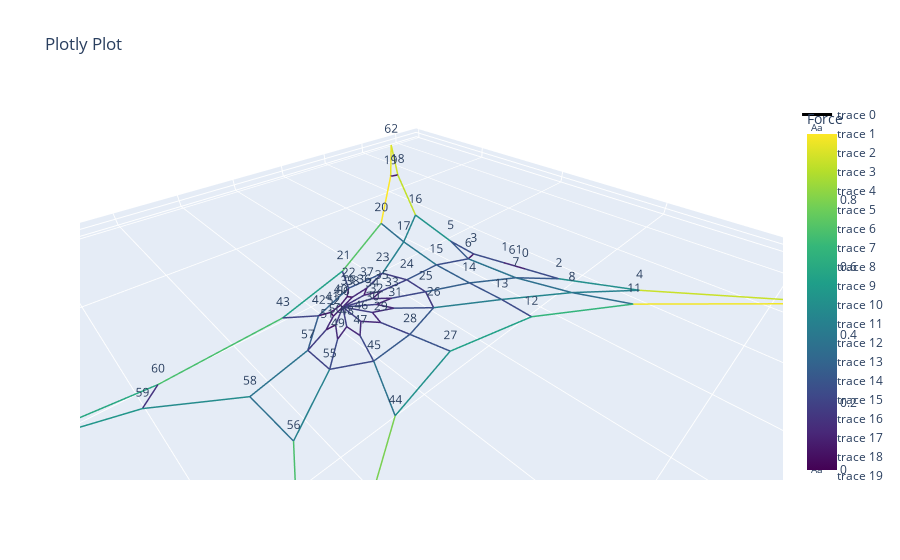

Write notebook code for a chart like this one.
### Markdown cell above
### Step 1: Define the network

### Code cell
# Note that the coordinates of the vertices will change after equilibrium is reached.
vertices = np.array([
    [10, 50, 0], [10, 45, 0], [12, 52, 0], [12, 43, 0], [15, 60, 0], [14, 41, 0], [15, 42, 0], 
    [20, 51, 0], [22, 60, 0], [16, 62, 0], [22, 65, 0], [23, 64, 0], [25, 63, 0], [25, 58, 0], 
    [24, 55, 0], [23, 43, 0], [17, 35, 0], [26, 37, 0], [18, 33, 0], [30, 25, 0], [33, 27, 0], 
    [35, 29, 0], [37, 35, 0], [33, 42, 0], [33, 46, 0], [33, 50, 0], [34, 52, 0], [40, 60, 0], 
    [41, 52, 0], [41, 48, 0], [40, 48, 0], [39, 47, 0], [38, 46, 0], [37, 45, 0], [37, 44, 0], 
    [36, 43, 0], [36, 42, 0], [37, 41, 0], [38, 40, 0], [39, 39, 0], [40, 38, 0], [41, 38, 0], 
    [42, 32, 0], [43, 29, 0], [50, 58, 0], [48, 50, 0], [46, 48, 0], [47, 47, 0], [48, 46, 0], 
    [49, 45, 0], [49, 44, 0], [48, 43, 0], [47, 41, 0], [51, 57, 0], [53, 55, 0], [51, 53, 0], 
    [52, 53, 0], [52, 46, 0], [54, 50, 0], [54, 49, 0], [51, 43, 0], [8, 47, 0], [22, 21, 0], 
    [60, 40, 0], [59, 60, 0], [18, 68, 0], [44, 42, 0]
])

# Define edges with paths
edges = [
    [1, 2], [3, 1], [1, 62], [62, 2], [2, 4], [4, 6], [6, 17], [17, 19], 
    [19, 63], [63, 20], [20, 21], [21, 22], [22, 44], [44, 61], [61, 64], 
    [64, 60], [60, 59], [59, 57], [57, 55], [55, 65], [65, 54], [54, 45], 
    [45, 28], [28, 13], [13, 12], [12, 11], [11, 66], [66, 10], [10, 5], 
    [5, 3], [12, 9], [9, 8], [8, 7], [7, 6], [5, 9], [9, 14], [14, 27], 
    [27, 32], [3, 8], [8, 15], [15, 26], [26, 34], [4, 7], [7, 16], 
    [16, 25], [25, 36], [17, 18], [18, 24], [24, 38], [13, 14], [14, 15], 
    [15, 16], [16, 18], [18, 21], [22, 23], [23, 40], [44, 43], [43, 42], 
    [61, 60], [28, 29], [29, 30], [45, 46], [46, 48], [54, 55], [19, 20], 
    [10, 11], [29, 46], [46, 56], [56, 58], [58, 43], [43, 23], [23, 24], 
    [24, 25], [25, 26], [26, 27], [27, 29], [35, 34], [34, 33], [33, 32], [32, 31], 
    [31, 30], [30, 47], [47, 48], [48, 49], [49, 50], [50, 51], [51, 52], 
    [52, 53], [53, 42], [42, 41], [41, 40], [40, 39], [39, 38], [38, 37], [37, 36], 
    [36, 35], [37, 67], [67, 39], [41, 67], [67, 53], [51, 67], [67, 49], 
    [47, 67], [67, 31], [33, 67], [67, 35], [52, 58], [58, 59], [50, 56], 
    [56, 57]
]
adjusted_edges = [(e[0] - 1, e[1] - 1) for e in edges]
paths       = [[0, 1, 2, 3], [4, 5, 6, 7], [8, 9, 10, 11]]   # 3D printable paths. Ensure an edge is not flipped.
directions  = np.ones(len(edges))          # Flip the curvature of an edge by setting the direction to -1.

q           = np.ones(len(edges)) * 0.1
fixed       = [62, 63, 64, 65, 66]
# model_name  = 'VS_ring{}_connectors{}_center{}_as{}'.format(q_ring, q_connectors, q_center, q[2]*scalar)
# Create the network
net = Network_custom.from_fd(vertices, adjusted_edges, q, fixed, paths = None, dir = directions)

# The topology of structure is fixed after generation, but you can update force densities after making the network
# q[0] = .10
# net.update_shape(q)

# Plot the network like this
net.net_plot(color=True, elables = False, vlabels = True)

(net.vertices == vertices).all() # Please understand that this is False
np.max(net.f)/0.078294515

### Figure 1 — Plotly figure (JSON) as saved in the notebook; plotly's stock layout.template omitted (floating-point values rounded to 4 significant figures; data arrays with more than 128 entries replaced by an {"elided": "..."} marker saying what was removed)
{"data": [{"line": {"color": {"elided": "330 float values"}, "colorbar": {"title": {"text": "Force"}}, "colorscale": [[0, "#440154"], [0.1111, "#482878"], [0.2222, "#3e4989"], [0.3333, "#31688e"], [0.4444, "#26828e"], [0.5556, "#1f9e89"], [0.6667, "#35b779"], [0.7778, "#6ece58"], [0.8889, "#b5de2b"], [1, "#fde725"]], "showscale": true, "width": 3}, "mode": "lines", "type": "scatter3d", "x": {"elided": "330 float values"}, "y": {"elided": "330 float values"}, "z": {"elided": "330 int values"}}, {"mode": "text", "text": ["0"], "type": "scatter3d", "x": [32.81], "y": [47.22], "z": [0]}, {"mode": "text", "text": ["1"], "type": "scatter3d", "x": [33.19], "y": [45.72], "z": [0]}, {"mode": "text", "text": ["2"], "type": "scatter3d", "x": [32.24], "y": [49.47], "z": [0]}, {"mode": "text", "text": ["3"], "type": "scatter3d", "x": [33.76], "y": [43.48], "z": [0]}, {"mode": "text", "text": ["4"], "type": "scatter3d", "x": [29.78], "y": [53.76], "z": [0]}, {"mode": "text", "text": ["5"], "type": "scatter3d", "x": [33.57], "y": [41.06], "z": [0]}, {"mode": "text", "text": ["6"], "type": "scatter3d", "x": [34.53], "y": [43.65], "z": [0]}, {"mode": "text", "text": ["7"], "type": "scatter3d", "x": [34.12], "y": [47.42], "z": [0]}, {"mode": "text", "text": ["8"], "type": "scatter3d", "x": [33.0], "y": [50.89], "z": [0]}, {"mode": "text", "text": ["9"], "type": "scatter3d", "x": [24.1], "y": [60.93], "z": [0]}, {"mode": "text", "text": ["10"], "type": "scatter3d", "x": [24.51], "y": [61.02], "z": [0]}, {"mode": "text", "text": ["11"], "type": "scatter3d", "x": [31.44], "y": [54.14], "z": [0]}, {"mode": "text", "text": ["12"], "type": "scatter3d", "x": [36.79], "y": [50.52], "z": [0]}, {"mode": "text", "text": ["13"], "type": "scatter3d", "x": [36.68], "y": [48.24], "z": [0]}, {"mode": "text", "text": ["14"], "type": "scatter3d", "x": [36.72], "y": [45.67], "z": [0]}, {"mode": "text", "text": ["15"], "type": "scatter3d", "x": [36.66], "y": [42.64], "z": [0]}, {"mode": "text", "text": ["16"], "type": "scatter3d", "x": [32.41], "y": [36.06], "z": [0]}, {"mode": "text", "text": ["17"], "type": "scatter3d", "x": [36.09], "y": [38.69], "z": [0]}, {"mode": "text", "text": ["18"], "type": "scatter3d", "x": [27.57], "y": [28.42], "z": [0]}, {"mode": "text", "text": ["19"], "type": "scatter3d", "x": [28.31], "y": [28.21], "z": [0]}, {"mode": "text", "text": ["20"], "type": "scatter3d", "x": [35.36], "y": [35.22], "z": [0]}, {"mode": "text", "text": ["21"], "type": "scatter3d", "x": [41.67], "y": [38.75], "z": [0]}, {"mode": "text", "text": ["22"], "type": "scatter3d", "x": [42.57], "y": [40.65], "z": [0]}, {"mode": "text", "text": ["23"], "type": "scatter3d", "x": [39.94], "y": [40.84], "z": [0]}, {"mode": "text", "text": ["24"], "type": "scatter3d", "x": [39.32], "y": [42.55], "z": [0]}, {"mode": "text", "text": ["25"], "type": "scatter3d", "x": [39.4], "y": [44.37], "z": [0]}, {"mode": "text", "text": ["26"], "type": "scatter3d", "x": [40.21], "y": [45.88], "z": [0]}, {"mode": "text", "text": ["27"], "type": "scatter3d", "x": [42.26], "y": [49.17], "z": [0]}, {"mode": "text", "text": ["28"], "type": "scatter3d", "x": [42.85], "y": [46.66], "z": [0]}, {"mode": "text", "text": ["29"], "type": "scatter3d", "x": [43.33], "y": [44.72], "z": [0]}, {"mode": "text", "text": ["30"], "type": "scatter3d", "x": [43.08], "y": [43.66], "z": [0]}, {"mode": "text", "text": ["31"], "type": "scatter3d", "x": [41.9], "y": [44.25], "z": [0]}, {"mode": "text", "text": ["32"], "type": "scatter3d", "x": [42.41], "y": [43.21], "z": [0]}, {"mode": "text", "text": ["33"], "type": "scatter3d", "x": [41.34], "y": [43.39], "z": [0]}, {"mode": "text", "text": ["34"], "type": "scatter3d", "x": [42.21], "y": [42.58], "z": [0]}, {"mode": "text", "text": ["35"], "type": "scatter3d", "x": [41.29], "y": [42.36], "z": [0]}, {"mode": "text", "text": ["36"], "type": "scatter3d", "x": [42.35], "y": [41.94], "z": [0]}, {"mode": "text", "text": ["37"], "type": "scatter3d", "x": [41.75], "y": [41.46], "z": [0]}, {"mode": "text", "text": ["38"], "type": "scatter3d", "x": [42.98], "y": [41.6], "z": [0]}, {"mode": "text", "text": ["39"], "type": "scatter3d", "x": [43.18], "y": [41.33], "z": [0]}, {"mode": "text", "text": ["40"], "type": "scatter3d", "x": [43.99], "y": [41.75], "z": [0]}, {"mode": "text", "text": ["41"], "type": "scatter3d", "x": [44.8], "y": [41.92], "z": [0]}, {"mode": "text", "text": ["42"], "type": "scatter3d", "x": [45.5], "y": [41.68], "z": [0]}, {"mode": "text", "text": ["43"], "type": "scatter3d", "x": [47.08], "y": [40.39], "z": [0]}, {"mode": "text", "text": ["44"], "type": "scatter3d", "x": [47.15], "y": [50.32], "z": [0]}, {"mode": "text", "text": ["45"], "type": "scatter3d", "x": [45.6], "y": [46.89], "z": [0]}, {"mode": "text", "text": ["46"], "type": "scatter3d", "x": [44.07], "y": [43.84], "z": [0]}, {"mode": "text", "text": ["47"], "type": "scatter3d", "x": [44.87], "y": [44.79], "z": [0]}, {"mode": "text", "text": ["48"], "type": "scatter3d", "x": [44.93], "y": [43.65], "z": [0]}, {"mode": "text", "text": ["49"], "type": "scatter3d", "x": [45.92], "y": [44.17], "z": [0]}, {"mode": "text", "text": ["50"], "type": "scatter3d", "x": [45.28], "y": [43.08], "z": [0]}, {"mode": "text", "text": ["51"], "type": "scatter3d", "x": [45.91], "y": [43.06], "z": [0]}, {"mode": "text", "text": ["52"], "type": "scatter3d", "x": [44.9], "y": [42.33], "z": [0]}, {"mode": "text", "text": ["53"], "type": "scatter3d", "x": [53.57], "y": [54.9], "z": [0]}, {"mode": "text", "text": ["54"], "type": "scatter3d", "x": [54.57], "y": [54.38], "z": [0]}, {"mode": "text", "text": ["55"], "type": "scatter3d", "x": [47.55], "y": [45.77], "z": [0]}, {"mode": "text", "text": ["56"], "type": "scatter3d", "x": [51.13], "y": [48.25], "z": [0]}, {"mode": "text", "text": ["57"], "type": "scatter3d", "x": [47.56], "y": [43.78], "z": [0]}, {"mode": "text", "text": ["58"], "type": "scatter3d", "x": [51.27], "y": [44.6], "z": [0]}, {"mode": "text", "text": ["59"], "type": "scatter3d", "x": [55.11], "y": [41.77], "z": [0]}, {"mode": "text", "text": ["60"], "type": "scatter3d", "x": [54.06], "y": [40.72], "z": [0]}, {"mode": "text", "text": ["61"], "type": "scatter3d", "x": [33.0], "y": [46.47], "z": [0]}, {"mode": "text", "text": ["62"], "type": "scatter3d", "x": [22], "y": [21], "z": [0]}, {"mode": "text", "text": ["63"], "type": "scatter3d", "x": [60], "y": [40], "z": [0]}, {"mode": "text", "text": ["64"], "type": "scatter3d", "x": [59], "y": [60], "z": [0]}, {"mode": "text", "text": ["65"], "type": "scatter3d", "x": [18], "y": [68], "z": [0]}, {"mode": "text", "text": ["66"], "type": "scatter3d", "x": [44], "y": [42], "z": [0]}], "layout": {"scene": {"aspectmode": "data"}, "title": {"text": "Plotly Plot"}}}
